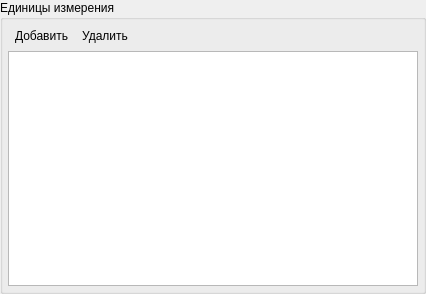
<?xml version="1.0" encoding="UTF-8"?>
<ui version="4.0">
 <class>MsrUnitWidget</class>
 <widget class="QWidget" name="MsrUnitWidget">
  <property name="geometry">
   <rect>
    <x>0</x>
    <y>0</y>
    <width>426</width>
    <height>294</height>
   </rect>
  </property>
  <property name="windowTitle">
   <string>Form</string>
  </property>
  <layout class="QVBoxLayout" name="verticalLayoutUnit">
   <property name="spacing">
    <number>0</number>
   </property>
   <property name="margin">
    <number>0</number>
   </property>
   <item>
    <widget class="QGroupBox" name="groupBox">
     <property name="title">
      <string>Единицы измерения</string>
     </property>
     <layout class="QVBoxLayout" name="verticalLayout">
      <property name="spacing">
       <number>5</number>
      </property>
      <property name="margin">
       <number>5</number>
      </property>
      <item>
       <layout class="QHBoxLayout" name="horizontalLayoutUnitListTool">
        <property name="spacing">
         <number>0</number>
        </property>
        <item>
         <widget class="QToolButton" name="toolButtonAddUnit">
          <property name="text">
           <string>Добавить</string>
          </property>
          <property name="icon">
           <iconset resource="modeleride.qrc">
            <normaloff>:/add</normaloff>:/add</iconset>
          </property>
          <property name="iconSize">
           <size>
            <width>16</width>
            <height>16</height>
           </size>
          </property>
          <property name="toolButtonStyle">
           <enum>Qt::ToolButtonTextBesideIcon</enum>
          </property>
          <property name="autoRaise">
           <bool>true</bool>
          </property>
         </widget>
        </item>
        <item>
         <widget class="QToolButton" name="toolButtonDeleteUnit">
          <property name="text">
           <string>Удалить</string>
          </property>
          <property name="icon">
           <iconset resource="modeleride.qrc">
            <normaloff>:/remove</normaloff>:/remove</iconset>
          </property>
          <property name="iconSize">
           <size>
            <width>16</width>
            <height>16</height>
           </size>
          </property>
          <property name="toolButtonStyle">
           <enum>Qt::ToolButtonTextBesideIcon</enum>
          </property>
          <property name="autoRaise">
           <bool>true</bool>
          </property>
         </widget>
        </item>
        <item>
         <spacer name="horizontalSpacerUnitListTool">
          <property name="orientation">
           <enum>Qt::Horizontal</enum>
          </property>
          <property name="sizeHint" stdset="0">
           <size>
            <width>40</width>
            <height>20</height>
           </size>
          </property>
         </spacer>
        </item>
       </layout>
      </item>
      <item>
       <widget class="QTableView" name="tableViewUnit">
        <property name="alternatingRowColors">
         <bool>true</bool>
        </property>
        <property name="selectionMode">
         <enum>QAbstractItemView::SingleSelection</enum>
        </property>
        <property name="selectionBehavior">
         <enum>QAbstractItemView::SelectRows</enum>
        </property>
        <attribute name="horizontalHeaderHighlightSections">
         <bool>false</bool>
        </attribute>
        <attribute name="verticalHeaderVisible">
         <bool>false</bool>
        </attribute>
        <attribute name="verticalHeaderDefaultSectionSize">
         <number>24</number>
        </attribute>
       </widget>
      </item>
     </layout>
    </widget>
   </item>
  </layout>
 </widget>
 <resources>
  <include location="modeleride.qrc"/>
 </resources>
 <connections/>
</ui>
